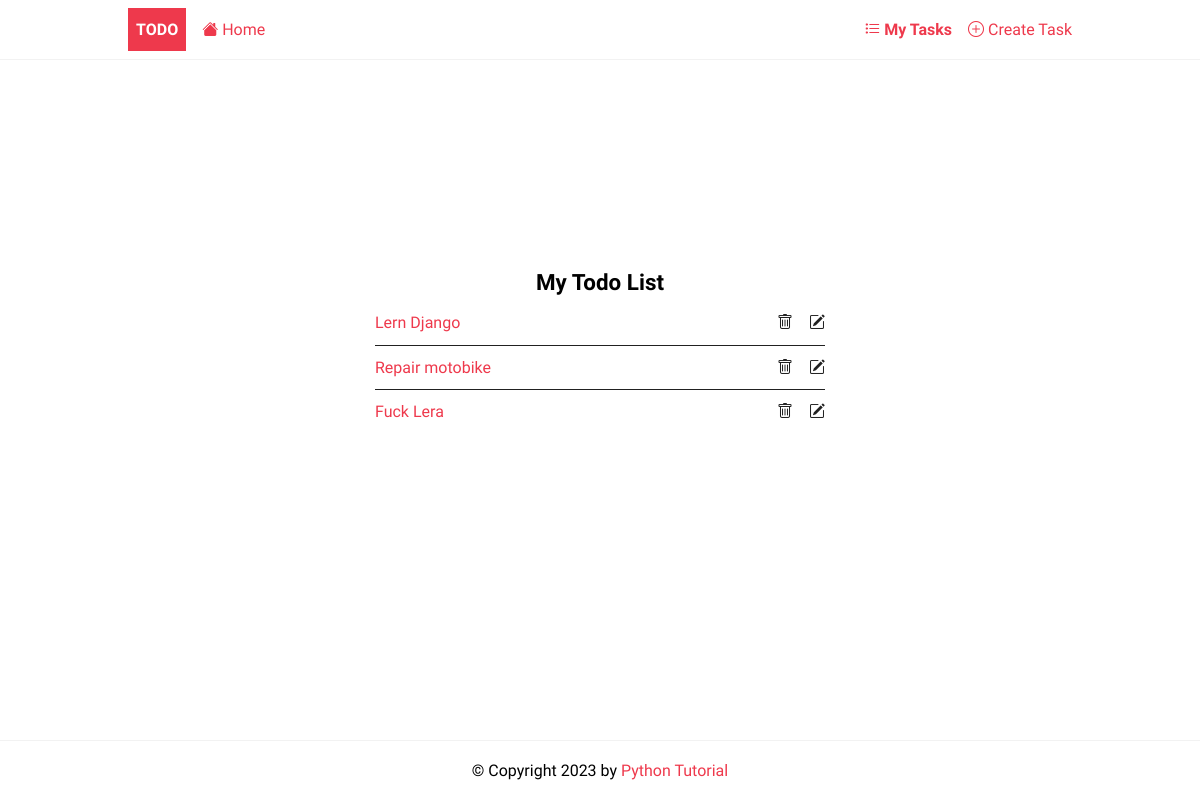
/tasks/, run on an earlier commit of the app's database.
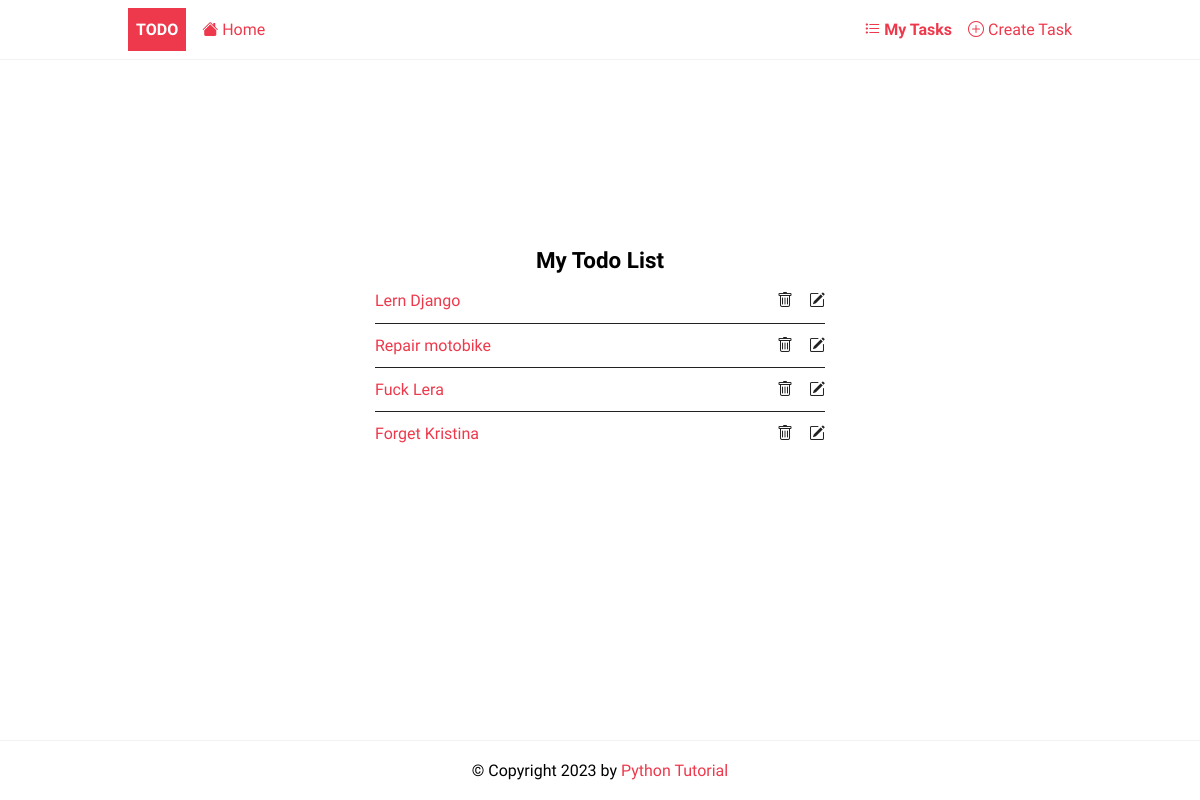
And on a later commit of the database.
### todo/models.py (models this page shows, shortened)
class Task(models.Model):
    title = models.CharField(max_length=255)
    description = models.TextField(null=True, blank=True)
    completed = models.BooleanField(default=False)
    created_at = models.DateTimeField(auto_now_add=True)
    user = models.ForeignKey(User, on_delete=models.CASCADE, null=True, blank=True)
    class Meta:
        ordering = ['completed']

### todo/views.py (the view)
# urls.py: path('tasks/', TaskList.as_view(), name='tasks'),
class TaskList(ListView):
    model = Task
    context_object_name = 'tasks'
    """
        - В данном случае изменив 'context_object_name' на 'tasks' в
        шаблоне мы обращаемся не к 'object_list', а к 'tasks'

        # task_list.html
        ...
            {% for task in tasks %}
                <li><a href="#" class="{% if task.completed %}completed{% endif %}">{{ task.title }}</a>
                    <div class="task-controls">
                        <a href="#"><i class="bi bi-trash"></i> </a>
                        <a href="#"><i class="bi bi-pencil-square"></i></a>
                    </div>
                </li>
            {% endfor %}
        ...
    """
    template_name = 'app/task_list.html'

### templates/app/task_list.html
{% extends 'base.html' %}
{% block content %}
    <div class="center">
        <h2>My Todo List</h2>
        {% if tasks %}
            <ul class="tasks">
            {% for task in tasks %}
                <li><a href="{% url 'task' task.id %}" class="{% if task.completed %}completed{% endif %}">{{ task.title }}</a>
                    <div class="task-controls">
                        <a href="#"><i class="bi bi-trash"></i> </a>
                        <a href="{% url 'task' task.id %}"><i class="bi bi-pencil-square"></i></a>
                    </div>
                </li>
            {% endfor %}
        {% else %}
            <p>🎉 Yay, you have no pending tasks!</p>
        {% endif %}
        </ul>
    </div>
{% endblock content %}

### templates/base.html (shortened to what this page needs)
{% load static %}
<!DOCTYPE html>
<html lang="en">
<head>
    <link rel="stylesheet" href="{% static 'css/style.css' %}"/>
</head>
<body>
<header class="header">
    <div class="container">
        <a href="{% url 'home' %}" class="logo">Todo</a>
        <nav class="nav">
            <a href="{% url 'home' %}"><i class="bi bi-house-fill"></i> Home</a>
            <a href="{% url 'tasks' %}"><i class="bi bi-list-task"></i> My Tasks</a>
            <a href="{% url 'task-create' %}"><i class="bi bi-plus-circle"></i> Create Task</a>
        </nav>
    </div>
</header>
<main>
    <div class="container">
        {% block content %} {% endblock %}
    </div>
</main>
<footer class="footer">
    <div class="container">
        <p>&copy; Copyright {% now "Y" %} by <a href="https://www.pythontutorial.net">Python Tutorial</a></p>
    </div>
</footer>
</body>
</html>

### static/css/style.css (style rules this page uses)
:root { --color-primary: #ee394c; --color-secondary: #86b7fe; --color-light: #f2f2f2; --color-gray: #ced4da; --color-dark: #212121; --color-white: #ffffff; --color-error: #e2442f; --color-warning: #ffc900; --color-info: #02a2b9; --color-success: #1ba345; --color-input: #00d1b2; --border-radius: 5px; }
* { margin: 0; padding: 0; box-sizing: border-box; text-rendering: optimizeLegibility; }
html, body { height: 100%; }
body { font-family: 'Dosis', sans-serif; font-size: 1rem; line-height: 1.7; display: flex; flex-direction: column; }
h2 { font-size: 1.4rem; }
a { color: var(--color-primary); text-decoration: none; }
.container { max-width: 960px; margin: 0 auto; padding: 0.5rem; }
.header { border-bottom: solid 1px var(--color-light); }
.header .container { display: flex; align-items: center; gap:1rem; }
.nav { display:flex; gap:1rem; align-items: center; justify-content: center; flex-basis: 100%; }
.nav a:nth-last-child(2) { margin-left: auto; font-weight: bold; }
.logo { padding: 0.5rem; background-color: var(--color-primary); text-decoration: none; color: var(--color-white); font-weight: bold; text-transform: uppercase; }
.tasks { list-style: none; width: 100%; max-width: 450px; }
.tasks li { display: flex; justify-content: space-between; align-items: center; width: 100%; border-bottom: solid 1px var(--color-dark); padding: 0.5rem 0; }
.tasks li:last-of-type { border-bottom: none; }
.task-controls { display: flex; justify-content: space-between; gap: 1rem; }
.task-controls a { color: var(--color-dark); }
.footer p { text-align: center; }
.footer { margin-top: auto; padding: 0.5rem 0; border-top: solid 1px var(--color-light); }
.center { display: flex; flex-direction: column; align-items: center; justify-content: center; min-height: 70vh; }

What changed in the data, as far as the page shows it:
added Task: title "Forget Kristina"
